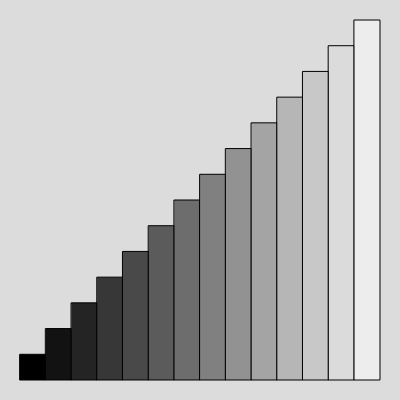
Frame 1 (no input)
Frame 60 (no input): identical to frame 1, image omitted
Frame 120 (the mouse pressed at the canvas centre since frame 60): identical to frame 1, image omitted

The p5.js sketch that drew this single still picture (run headless with seeded random() and noise() and a simulated clock; from frame 60 on, the mouse is pressed at the canvas centre):

// p5.js sketch
// ── sketch.js
function setup() {
  createCanvas(400, 400);
}

function draw() {
  background(220);
  // x, y, width, height

let numRec = 14
let size = (width-40)/numRec
  
for(let x = 0, c = 0; x < width - 20, c < 255; x = x + size, c = c + 255/numRec){
  fill(c)
  rect(x + 20, ((height -20) - (size + x)), size, size + x)
  }
}
